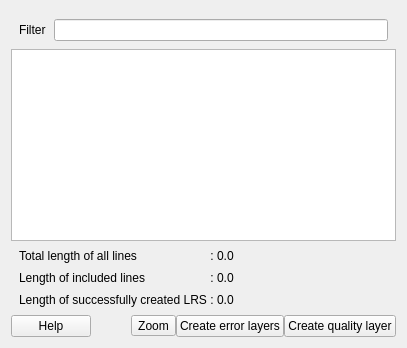
          <widget class="QWidget" name="errorTab">
           <attribute name="title">
            <string>Errors</string>
           </attribute>
           <layout class="QVBoxLayout" name="verticalLayout_11">
            <item>
             <widget class="QWidget" name="errorWidget" native="true">
              <layout class="QVBoxLayout" name="verticalLayout_9">
               <property name="spacing">
                <number>0</number>
               </property>
               <property name="leftMargin">
                <number>0</number>
               </property>
               <property name="topMargin">
                <number>0</number>
               </property>
               <property name="rightMargin">
                <number>0</number>
               </property>
               <property name="bottomMargin">
                <number>0</number>
               </property>
               <item>
                <layout class="QHBoxLayout" name="horizontalLayout_4">
                 <property name="spacing">
                  <number>8</number>
                 </property>
                 <property name="leftMargin">
                  <number>8</number>
                 </property>
                 <property name="topMargin">
                  <number>8</number>
                 </property>
                 <property name="rightMargin">
                  <number>8</number>
                 </property>
                 <property name="bottomMargin">
                  <number>8</number>
                 </property>
                 <item>
                  <widget class="QLabel" name="errorFilterLabel">
                   <property name="text">
                    <string>Filter</string>
                   </property>
                  </widget>
                 </item>
                 <item>
                  <widget class="QLineEdit" name="errorFilterLineEdit"/>
                 </item>
                </layout>
               </item>
               <item>
                <widget class="QTableView" name="errorView">
                 <property name="selectionMode">
                  <enum>QAbstractItemView::SingleSelection</enum>
                 </property>
                 <property name="selectionBehavior">
                  <enum>QAbstractItemView::SelectRows</enum>
                 </property>
                 <property name="sortingEnabled">
                  <bool>true</bool>
                 </property>
                 <attribute name="verticalHeaderVisible">
                  <bool>false</bool>
                 </attribute>
                 <attribute name="verticalHeaderDefaultSectionSize">
                  <number>20</number>
                 </attribute>
                </widget>
               </item>
               <item>
                <layout class="QGridLayout" name="gridLayout_4">
                 <property name="leftMargin">
                  <number>8</number>
                 </property>
                 <property name="topMargin">
                  <number>8</number>
                 </property>
                 <property name="rightMargin">
                  <number>8</number>
                 </property>
                 <property name="bottomMargin">
                  <number>8</number>
                 </property>
                 <property name="verticalSpacing">
                  <number>8</number>
                 </property>
                 <item row="0" column="2">
                  <widget class="QLabel" name="errorTotalLength">
                   <property name="sizePolicy">
                    <sizepolicy hsizetype="Expanding" vsizetype="Preferred">
                     <horstretch>0</horstretch>
                     <verstretch>0</verstretch>
                    </sizepolicy>
                   </property>
                   <property name="text">
                    <string>0.0</string>
                   </property>
                  </widget>
                 </item>
                 <item row="1" column="0">
                  <widget class="QLabel" name="errorIncludedLengthLabel">
                   <property name="text">
                    <string>Length of included lines</string>
                   </property>
                  </widget>
                 </item>
                 <item row="2" column="0">
                  <widget class="QLabel" name="errorSuccessLengthLabel">
                   <property name="text">
                    <string>Length of successfully created LRS</string>
                   </property>
                  </widget>
                 </item>
                 <item row="2" column="2">
                  <widget class="QLabel" name="errorSuccessLength">
                   <property name="sizePolicy">
                    <sizepolicy hsizetype="Expanding" vsizetype="Preferred">
                     <horstretch>0</horstretch>
                     <verstretch>0</verstretch>
                    </sizepolicy>
                   </property>
                   <property name="text">
                    <string>0.0</string>
                   </property>
                  </widget>
                 </item>
                 <item row="0" column="0">
                  <widget class="QLabel" name="errorTotalLengthLabel">
                   <property name="text">
                    <string>Total length of all lines</string>
                   </property>
                  </widget>
                 </item>
                 <item row="1" column="2">
                  <widget class="QLabel" name="errorIncludedLength">
                   <property name="sizePolicy">
                    <sizepolicy hsizetype="Expanding" vsizetype="Preferred">
                     <horstretch>0</horstretch>
                     <verstretch>0</verstretch>
                    </sizepolicy>
                   </property>
                   <property name="text">
                    <string>0.0</string>
                   </property>
                  </widget>
                 </item>
                 <item row="0" column="1">
                  <widget class="QLabel" name="label">
                   <property name="text">
                    <string> : </string>
                   </property>
                  </widget>
                 </item>
                 <item row="1" column="1">
                  <widget class="QLabel" name="label_2">
                   <property name="text">
                    <string> : </string>
                   </property>
                  </widget>
                 </item>
                 <item row="2" column="1">
                  <widget class="QLabel" name="label_3">
                   <property name="text">
                    <string> : </string>
                   </property>
                  </widget>
                 </item>
                </layout>
               </item>
               <item>
                <layout class="QHBoxLayout" name="horizontalLayout_2">
                 <item>
                  <widget class="QDialogButtonBox" name="errorButtonBox">
                   <property name="focusPolicy">
                    <enum>Qt::StrongFocus</enum>
                   </property>
                   <property name="standardButtons">
                    <set>QDialogButtonBox::Help</set>
                   </property>
                  </widget>
                 </item>
                 <item>
                  <spacer name="horizontalSpacer">
                   <property name="orientation">
                    <enum>Qt::Horizontal</enum>
                   </property>
                   <property name="sizeHint" stdset="0">
                    <size>
                     <width>40</width>
                     <height>20</height>
                    </size>
                   </property>
                  </spacer>
                 </item>
                 <item>
                  <widget class="QToolButton" name="errorZoomButton">
                   <property name="text">
                    <string>Zoom</string>
                   </property>
                   <property name="toolButtonStyle">
                    <enum>Qt::ToolButtonTextBesideIcon</enum>
                   </property>
                  </widget>
                 </item>
                 <item>
                  <widget class="QPushButton" name="addErrorLayersButton">
                   <property name="toolTip">
                    <string>Add layers of errors to map view</string>
                   </property>
                   <property name="text">
                    <string>Create error layers</string>
                   </property>
                  </widget>
                 </item>
                 <item>
                  <widget class="QPushButton" name="addQualityLayerButton">
                   <property name="toolTip">
                    <string>Add quality layer to map view</string>
                   </property>
                   <property name="text">
                    <string>Create quality layer</string>
                   </property>
                  </widget>
                 </item>
                </layout>
               </item>
              </layout>
             </widget>
            </item>
           </layout>
          </widget>
